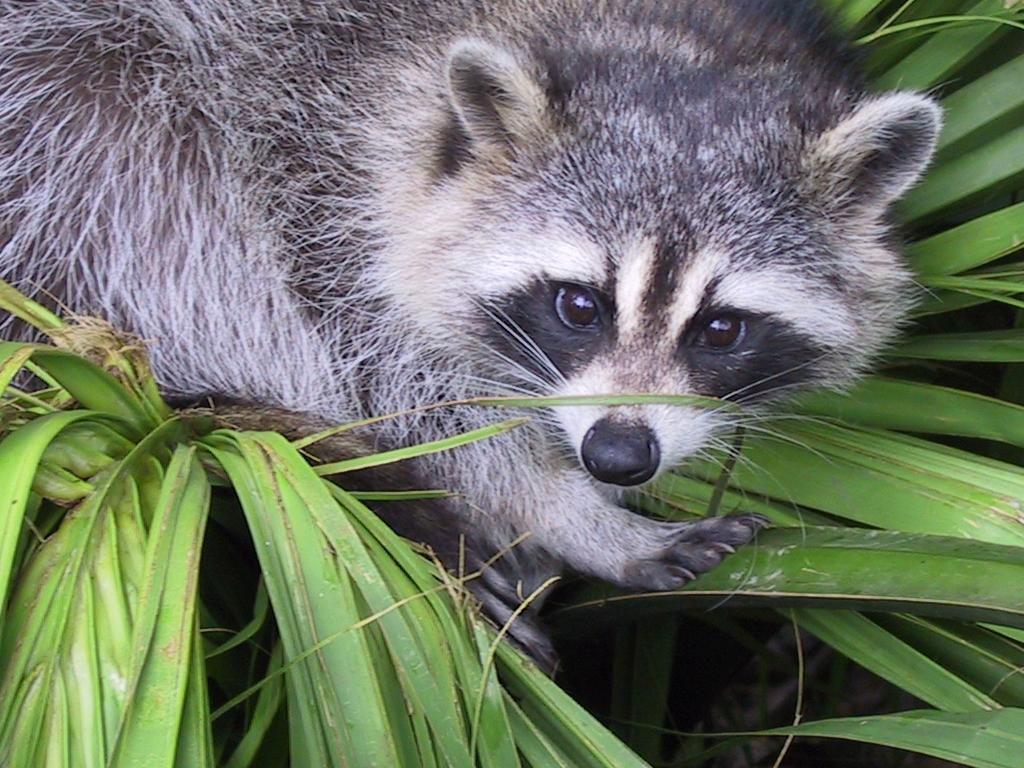
#> input picture python_01/ex04/animal.jpeg, 1024 x 768 px
$ python rotate.py
#> lines starting #> are read from the running program, lines starting #| are printed output that depends on the picture
### python_01/ex04/load_image.py
import numpy as np
from PIL import Image


def ft_load(path: str) -> np.array:
    '''
    Load and return image info
    '''
#> called with path = 'animal.jpeg'
    try:
        if type(path) is not str:
            raise ValueError("ValueError: path is not a string")
        if not path:
            raise ValueError("ValueError: path is None")
        with Image.open(path) as im:
#> im is the input picture: PIL image 1024x768 RGB; mean R, G, B 110.7, 117.7, 102.1
            arr = np.array(im.crop([400, 100, 800, 500]).convert("L"))
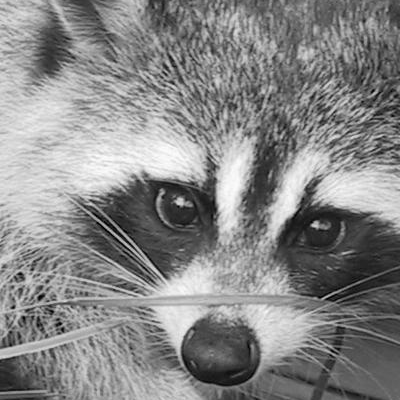
#> arr: shape (400, 400); min 0, max 253, mean 134.9
            print(f"The shape of image is: {arr.shape}")
#| The shape of image is: (400, 400)
#> (printed output is left out)
            return arr
    except ValueError as e:
        print(e)
    except OSError as e:
        print(e)

### python_01/ex04/rotate.py
import numpy as np
from PIL import Image
import matplotlib.pyplot as plt
from load_image import ft_load


def tranpose(img_arr: np.array):
    '''
    Tranpose and return image info
    '''
    try:
        if type(img_arr) is not np.ndarray:
            raise TypeError("TypeError: expected type for img_arr: np.array")
        img_arr = img_arr[:, ::-1]
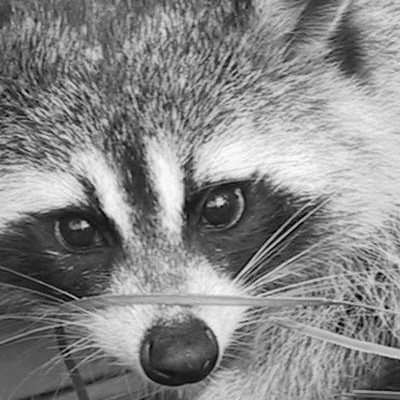
#> img_arr: shape (400, 400); min 0, max 253, mean 134.9
        img = Image.fromarray(img_arr).rotate(90)
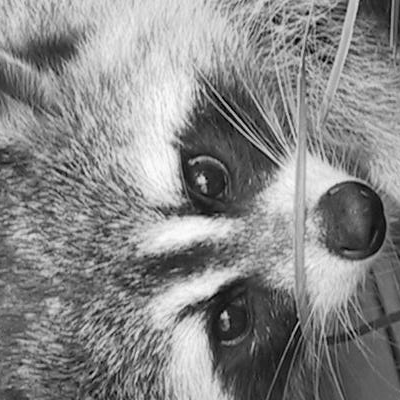
#> img: PIL image 400x400 L; min 0, max 253, mean 134.9
        plt.imshow(img, cmap='gray')
        plt.show()
        img_arr = np.array(img)
        print(f"New shape after Transpose: {img_arr.shape}")
#| New shape after Transpose: (400, 400)
        return img_arr
    except ValueError as e:
        print(e)
    except TypeError as e:
        print(e)
    except SystemError as e:
        print(e)
    except OSError as e:
        print(e)


def main():
    '''
    Run a program
    '''
    path = "animal.jpeg"
    img_arr = ft_load(path)
    print(img_arr)
    print(tranpose(img_arr))
#> (printed output is left out)
    pass


if __name__ == "__main__":
    main()
